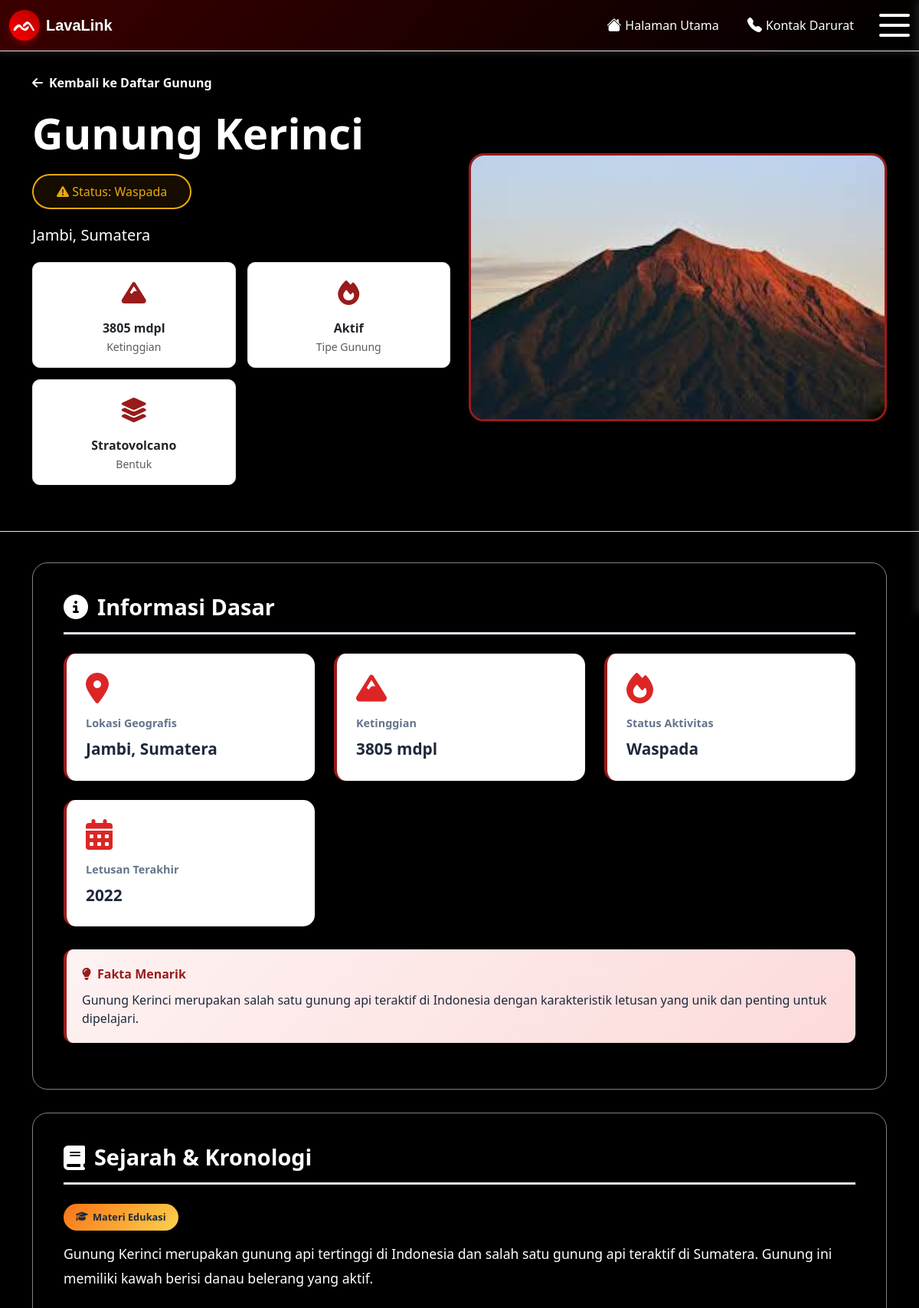
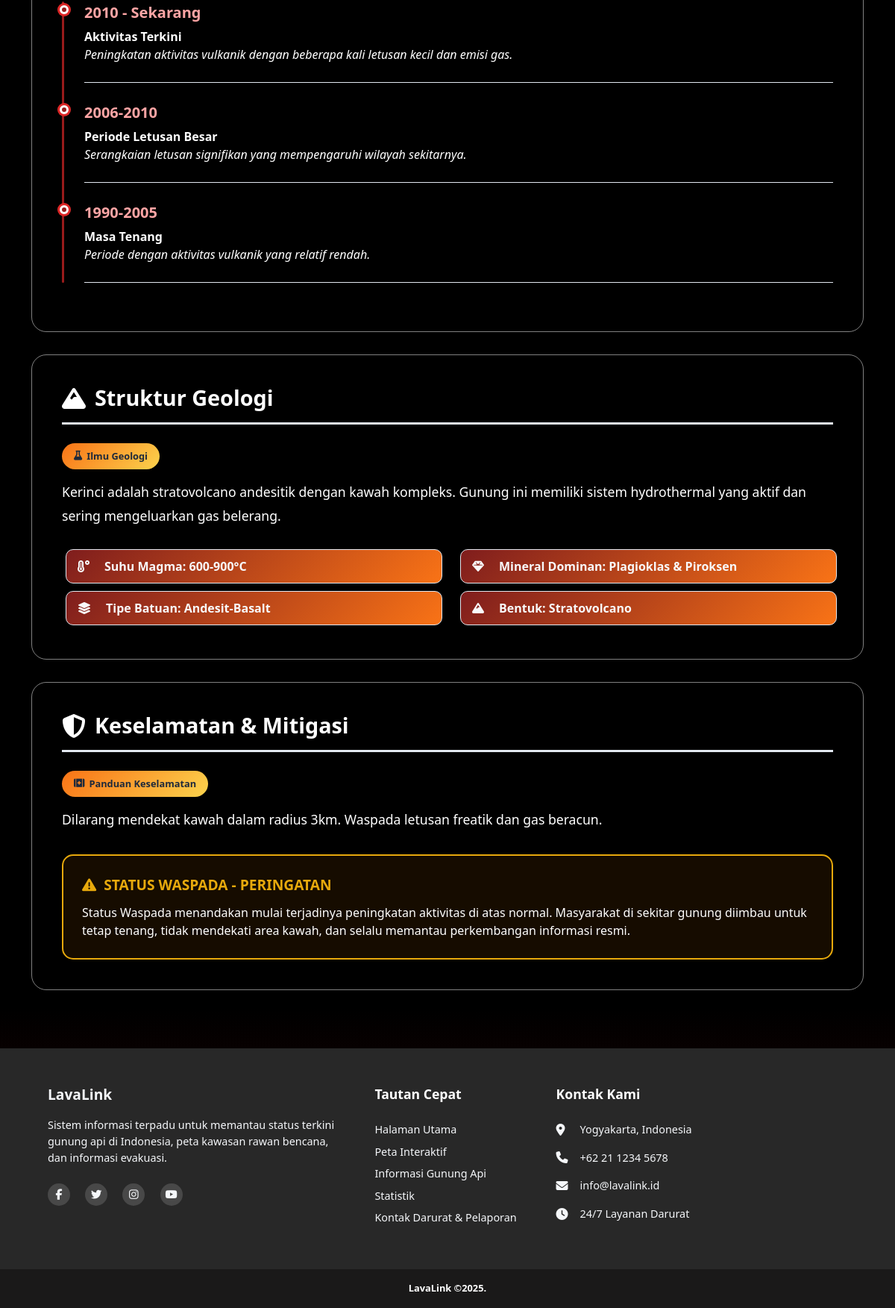
/detail_gunung.php?id=5, run on the app's committed database (2 pictures, top to bottom).
### tables this page shows
CREATE TABLE `data_gunung` (
  `id` int(11) NOT NULL,
  `nama_gunung` varchar(100) DEFAULT NULL,
  `lokasi` varchar(100) DEFAULT NULL,
  `lat` decimal(10,6) DEFAULT NULL,
  `lon` decimal(10,6) DEFAULT NULL,
  `ketinggian` int(11) DEFAULT NULL,
  `sejarah` text DEFAULT NULL,
  `geologi` text DEFAULT NULL,
  `status` varchar(20) DEFAULT NULL,
  `rekomendasi` text DEFAULT NULL,
  `jalur_evakuasi` text DEFAULT NULL,
  `zona_merah` text DEFAULT NULL,
  `zona_kuning` text DEFAULT NULL,
  `zona_hijau` text DEFAULT NULL,
  `titik_kumpul` text DEFAULT NULL,
  `gambar` varchar(255) DEFAULT NULL,
  `tipe_gunung` varchar(50) DEFAULT NULL,
  `bentuk_gunung` varchar(50) DEFAULT NULL,
  `letusan_terakhir` varchar(100) DEFAULT NULL,
  `suhu_magma` varchar(100) DEFAULT NULL,
  `tipe_batuan` varchar(100) DEFAULT NULL,
  `mineral_dominan` varchar(100) DEFAULT NULL,
  `created_at` timestamp NOT NULL DEFAULT current_timestamp(),
  `update_at` timestamp NOT NULL DEFAULT current_timestamp() ON UPDATE current_timestamp()
);

### detail_gunung.php (the view, shortened to what this page needs)
<?php
include 'koneksi.php';
$id = $_GET['id'] ?? null;
$query = "SELECT * FROM data_gunung WHERE id = ?";
$stmt = mysqli_prepare($conn, $query);
mysqli_stmt_bind_param($stmt, "i", $id);
mysqli_stmt_execute($stmt);
$result = mysqli_stmt_get_result($stmt);
$gunung = mysqli_fetch_assoc($result);
$status_class = 'tag-normal';
$status_icon = 'fas fa-check-circle';
$status_text = 'Normal';
$status_color = '#059669';
$status_bg = 'rgba(5, 150, 105, 0.1)';
if (strpos(strtolower($gunung['status']), 'waspada') !== false) {
    $status_class = 'tag-waspada';
    $status_icon = 'fas fa-exclamation-triangle';
    $status_text = 'Waspada';
    $status_color = '#e7a90cff';
    $status_bg = 'rgba(217, 119, 6, 0.1)';
} elseif (strpos(strtolower($gunung['status']), 'siaga') !== false) {
    $status_class = 'tag-siaga';
    $status_icon = 'fas fa-fire';
    $status_text = 'Siaga';
    $status_color = '#dc6c26ff';
    $status_bg = 'rgba(220, 38, 38, 0.1)';
} elseif (strpos(strtolower($gunung['status']), 'awas') !== false) {
    $status_class = 'tag-awas';
    $status_icon = 'fas fa-fire';
    $status_text = 'Awas';
    $status_color = '#b82121ff';
    $status_bg = 'rgba(220, 38, 38, 0.1)';
}
?>
<!DOCTYPE html>
<html lang="id">
<head>
    <link rel="stylesheet" href="https://cdnjs.cloudflare.com/ajax/libs/font-awesome/6.4.0/css/all.min.css">
    <link rel="stylesheet" href="styles_css/detail_gunung.css">
</head>
<body style="background-color: black;">
    <header>
    </header>
    <section class="detail-hero">
        <div class="container">
            <div class="row align-items-center">
                <div class="col-lg-6">
                    <a href="info_gunung.php" class="btn-back" style="color: white;">
                        <i class="fas fa-arrow-left"></i>Kembali ke Daftar Gunung
                    </a>
                    <h1 class="display-4 fw-bold mb-3" style="color: white; padding-bottom: 15px"><?php echo $gunung['nama_gunung']; ?></h1>
                    <span class="alert" style="
                        background: <?php echo $status_bg; ?>;
                        color: <?php echo $status_color; ?>;
                        border: 2px solid <?php echo $status_color ?>; padding: 10px 30px; border-radius: 100px;
                    ">
                        <i class="<?php echo $status_icon; ?>"></i> Status: <?php echo $gunung['status']; ?>
                    </span>
                    <p style="color: white; font-size: 20px;"><br><?php echo $gunung['lokasi']; ?></p>
                    <div class="volcano-features">
                        <div class="feature-item">
                            <div class="feature-icon">
                                <i class="fas fa-mountain"></i>
                            </div>
                            <div class="fw-bold"><?php echo $gunung['ketinggian']; ?> mdpl</div>
                            <small class="text-muted">Ketinggian</small>
                        </div>
                        <div class="feature-item">
                            <div class="feature-icon">
                                <i class="fas fa-fire"></i>
                            </div>
                            <div class="fw-bold">Aktif</div>
                            <small class="text-muted">Tipe Gunung</small>
                        </div>
                        <div class="feature-item">
                            <div class="feature-icon">
                                <i class="fas fa-layer-group"></i>
                            </div>
                            <div class="fw-bold">Stratovolcano</div>
                            <small class="text-muted">Bentuk</small>
                        </div>
                    </div>
                </div>
                <div class="col-lg-6">
                    <img src="image/<?php echo $gunung['gambar']; ?>" class="volcano-image" alt="<?php echo $gunung['nama_gunung']; ?>" onerror="this.onerror=null; this.src='https://placehold.co/600x350/7f1d1d/ffffff?text=GUNUNG+API'">
                </div>
            </div>
        </div>
    </section>
    <div class="container">
        <section>
            <div class="content-section">
                <h2 class="section-title">
                    <i class="fas fa-info-circle"></i>Informasi Dasar
                </h2>
                <div class="info-grid">
                    <div class="info-card">
                        <i class="fas fa-map-marker-alt"></i>
                        <div class="info-label">Lokasi Geografis</div>
                        <div class="info-value"><?php echo $gunung['lokasi']; ?></div>
                    </div>
                    <div class="info-card">
                        <i class="fas fa-mountain"></i>
                        <div class="info-label">Ketinggian</div>
                        <div class="info-value"><?php echo $gunung['ketinggian']; ?> mdpl</div>
                    </div>
                    <div class="info-card">
                        <i class="fas fa-fire"></i>
                        <div class="info-label">Status Aktivitas</div>
                        <div class="info-value"><?php echo $gunung['status']; ?></div>
                    </div>
                    <div class="info-card">
                        <i class="fas fa-calendar-alt"></i>
                        <div class="info-label">Letusan Terakhir</div>
                        <div class="info-value"><?php echo $gunung['letusan_terakhir']; ?></div>
                    </div>
                </div>
                <div class="fact-box">
                    <div class="fact-title">
                        <i class="fas fa-lightbulb"></i>
                        Fakta Menarik
                    </div>
                    <p class="mb-0"><?php echo $gunung['nama_gunung']; ?> merupakan salah satu gunung api teraktif di Indonesia dengan karakteristik letusan yang unik dan penting untuk dipelajari.</p>
                </div>
            </div>
        </section>
        <section>
            <div class="content-section">
                <h2 class="section-title">
                    <i class="fas fa-book"></i>Sejarah & Kronologi
                </h2>
                <span class="edu-badge">
                    <i class="fas fa-graduation-cap"></i>Materi Edukasi
                </span>
                <div class="text-content">
                    <?php echo nl2br($gunung['sejarah']); ?>
                </div>
                <div class="timeline">
                    <div class="timeline-item">
                        <div class="timeline-date">2010 - Sekarang</div>
                        <div class="fw-bold">Aktivitas Terkini</div>
                        <p class="mb-0"><i>Peningkatan aktivitas vulkanik dengan beberapa kali letusan kecil dan emisi gas.</i></p>
                    </div>
                    <div class="timeline-item">
                        <div class="timeline-date">2006-2010</div>
                        <div class="fw-bold">Periode Letusan Besar</div>
                        <p class="mb-0"><i>Serangkaian letusan signifikan yang mempengaruhi wilayah sekitarnya.</i></p>
                    </div>
                    <div class="timeline-item">
                        <div class="timeline-date">1990-2005</div>
                        <div class="fw-bold">Masa Tenang</div>
                        <p class="mb-0"><i>Periode dengan aktivitas vulkanik yang relatif rendah.</i></p>
                    </div>
                </div>
            </div>
        </section>
        <section>
            <div class="content-section">
                <h2 class="section-title">
                    <i class="fas fa-mountain"></i>Struktur Geologi
                </h2>
                <span class="edu-badge">
                    <i class="fas fa-flask"></i>Ilmu Geologi
                </span>
                <div class="text-content">
                    <?php echo nl2br($gunung['geologi']); ?>
                </div>
                <div class="row mt-4">
                    <div class="col-md-6">
                        <div class="stat-badge">
                            <i class="fas fa-temperature-high"></i>
                            Suhu Magma: <?php echo ($gunung['suhu_magma']); ?>
                        </div>
                        <div class="stat-badge">
                            <i class="fas fa-layer-group"></i>
                            Tipe Batuan: <?php echo ($gunung['tipe_batuan']); ?>
                        </div>
                    </div>
                    <div class="col-md-6">
                        <div class="stat-badge">
                            <i class="fas fa-gem"></i>
                            Mineral Dominan: <?php echo ($gunung['mineral_dominan']); ?>
                        </div>
                        <div class="stat-badge">
                            <i class="fas fa-mountain"></i>
                            Bentuk: <?php echo ($gunung['bentuk_gunung']); ?>
                        </div>
                    </div>
                </div>
            </div>
        </section>
        <section>
            <div class="content-section">
                <h2 class="section-title">
                    <i class="fas fa-shield-alt"></i>Keselamatan & Mitigasi
                </h2>
                <span class="edu-badge">
                    <i class="fas fa-first-aid"></i>Panduan Keselamatan
                </span>
                <div class="text-content">
                    <?php echo nl2br($gunung['rekomendasi']); ?>
                </div>
                <div class="alert-box" style="
                    background: <?php echo $status_bg; ?>;
                    border: 2px solid <?php echo $status_color; ?>;
                ">
                    <div class="alert-title" style="color: <?php echo $status_color; ?>;">
                        <i class="<?php echo $status_icon; ?>"></i>
                        STATUS <?php echo strtoupper($status_text); ?> - PERINGATAN
                    </div>
                    <p class="mb-0" style="color:white">
                        <?php if ($status_class == 'tag-siaga'): ?>
                            Status Siaga menunjukkan adanya peningkatan aktivitas vulkanik yang nyata. Masyarakat di wilayah terdampak harus meningkatkan kewaspadaan, berada di luar radius bahaya yang ditetapkan, dan mengikuti instruksi evakuasi dari pemerintah daerah.
                        <?php elseif ($status_class == 'tag-waspada'): ?>
                            Status Waspada menandakan mulai terjadinya peningkatan aktivitas di atas normal. Masyarakat di sekitar gunung diimbau untuk tetap tenang, tidak mendekati area kawah, dan selalu memantau perkembangan informasi resmi.
                        <?php elseif ($status_class == 'tag-awas'): ?>
                            Status Awas adalah tingkat peringatan tertinggi dan mengindikasikan bahwa letusan besar kemungkinan akan terjadi dalam waktu dekat. Seluruh masyarakat di area rawan bencana (KRB) wajib segera mengevakuasi diri ke lokasi aman.
                        <?php else: ?>
                            Status Normal menunjukkan tidak ada perubahan aktivitas yang signifikan. Meskipun demikian, masyarakat dan pengunjung tetap dilarang mendekati kawah/puncak untuk menghindari bahaya gas beracun.
                        <?php endif; ?>
                    </p>
                </div>
            </div>
        </section>
    </div>
    <footer>
    </footer>
</body>
</html>

### styles_css/navbar.css (style rules this page uses)
#custom-navbar { background: linear-gradient(135deg, #3b0000ff 0%, #000000ff 100%); box-shadow: 0 2px 10px rgba(255, 255, 255, 0.1); border-bottom: 1px solid #dee2e6; transition: all 0.3s ease; animation: navbarFadeIn 0.8s ease-out; position: fixed; top: 0px; z-index: 9999; }
.navbar-brand { font-family: 'Arial', sans-serif; color: #574949ff; transition: transform 0.3s ease; }
.logo-sb { background: linear-gradient(45deg, #ff0000ff, #b30000ff); color: white; font-weight: bold; font-size: 1.5rem; width: 40px; height: 40px; display: flex; align-items: center; justify-content: center; border-radius: 50%; box-shadow: 0 4px 8px rgba(255, 0, 0, 0.3); transition: all 0.3s ease; }
.icon-btn-custom { display: inline-flex; align-items: center; justify-content: center; padding: 8px 12px; margin: 0 5px; color: #ffffffff; background: transparent; border: none; border-radius: 8px; transition: all 0.3s ease; position: relative; overflow: hidden; animation: fadeInUp 0.6s ease-out; }
.icon-btn-custom::before { content: ''; position: absolute; top: 0; left: -100%; width: 100%; height: 100%; background: linear-gradient(90deg, transparent, rgba(255, 0, 0, 0.2), transparent); transition: left 0.5s ease; }
.icon-btn-custom i { font-size: 1.2rem; margin-right: 5px; }
.icon-btn-custom span { font-weight: 500; }
#burgermenu { cursor: pointer; width: 40px; height: 30px; display: flex; flex-direction: column; justify-content: space-between; z-index: 110; background-color: black; }
.line { transition: 500ms; width: 100%; height: 4px; background-color: #ffffffff; border-radius: 1rem; }

### styles_css/footer.css (style rules this page uses)
body { display: flex; flex-direction: column; overflow-x: hidden; background: #F5F7FA; min-height: 100vh; margin: 0; }
.footer { z-index: 1; --footer-background: #282828ff; --text-color: #F5F7FA; display: grid; position: relative; grid-area: footer; min-height: 12rem; }
.footer .content { z-index: 2; display: grid; grid-template-columns: 2fr 1fr 2fr; grid-gap: 3rem; padding: 3rem 4rem; background: var(--footer-background); color: var(--text-color); }
.footer .content a, .footer .content p, .footer .content span, .footer .content i { color: var(--text-color); text-decoration: none; font-size: 0.9rem; }
.footer .content b { color: white; font-size: 1.1rem; font-weight: 700; margin-bottom: 1.5rem; display: block; }
.footer .content .col-1-brand .brand-info { display: flex; align-items: center; margin-bottom: 1rem; }
.footer .content .col-1-brand .logo-text { font-size: 1.2rem; font-weight: bold; margin-right: 0.5rem; }
.footer .content .col-1-brand > p { line-height: 1.5; margin-bottom: 1.5rem; }
.footer .content .col-1-brand .social-icons a { font-size: 1.2rem; margin-right: 1rem; transition: all 0.3s; width: 30px; height: 30px; background: rgba(255, 255, 255, 0.15); border-radius: 50%; display: inline-flex; justify-content: center; align-items: center; }
.footer .content .col-2-links { display: flex; flex-direction: column; }
.footer .content .col-2-links a { margin-bottom: 0.5rem; transition: padding-left 0.2s; }
.footer .content .col-3-contact .contact-item { display: flex; align-items: center; margin-bottom: 1rem; }
.footer .content .col-3-contact .contact-item i { margin-right: 0.75rem; font-size: 1rem; width: 20px; }
.footer .copyright { padding: 1rem 4rem; background: #1a1919ff; text-align: center; }
.footer .copyright p { color: white; margin: 0; font-size: 0.8rem; }

### data on the page
data_gunung: nama_gunung "Gunung Kerinci", status "Waspada", lokasi "Jambi, Sumatera", ketinggian "3805", gambar (picture), letusan_terakhir "2022", sejarah "Gunung Kerinci merupakan gunung api tertinggi di Indonesia dan salah satu gunung api teraktif di Sumatera. Gunung ini memiliki kawah berisi danau belerang yang aktif.", geologi "Kerinci adalah stratovolcano andesitik dengan kawah kompleks. Gunung ini memiliki sistem hydrothermal yang aktif dan sering mengeluarkan gas belerang.", suhu_magma "600-900°C", tipe_batuan "Andesit-Basalt", mineral_dominan "Plagioklas & Piroksen", bentuk_gunung "Stratovolcano", rekomendasi "Dilarang mendekat kawah dalam radius 3km. Waspada letusan freatik dan gas beracun.", status "WASPADA"
